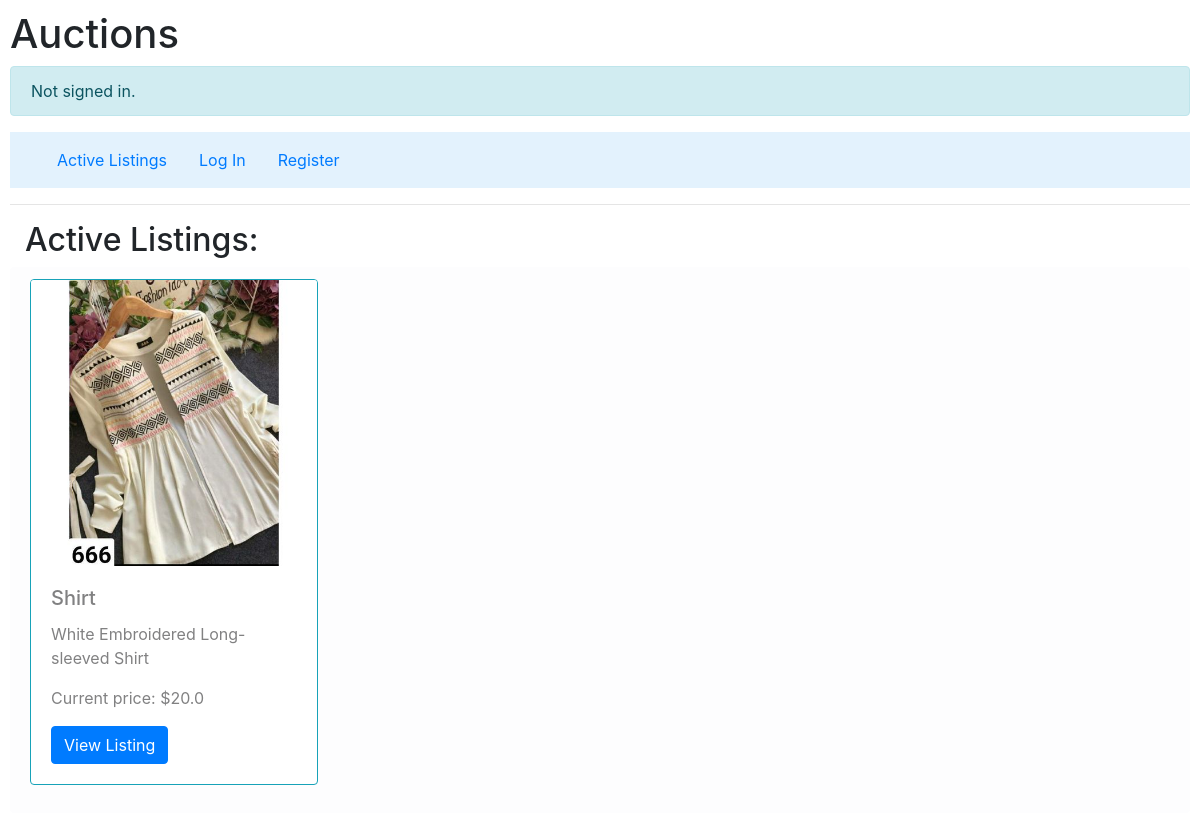
Page /activeListings on the committed database.
### auctions/models.py (models this page shows)
class auctionListing(models.Model):
    title = models.CharField(max_length=64)
    desc = models.CharField(max_length=400)
    startingBid = models.FloatField()
    active = models.BooleanField(default=True)
    image = models.ImageField(null=True, blank = True, default='image.png')
    categoryType = models.CharField(max_length=1, default=Categories[0][1] , choices=Categories)
    listingOwner = models.ForeignKey(User, on_delete=models.CASCADE , related_name="listingOwner")
    usersWatching = models.ManyToManyField(User, blank=True, related_name="listingsWatched")
    comments = models.ManyToManyField(Comments, blank=True, related_name="comments")
    bids = models.ManyToManyField(bids, blank=True, related_name="bids")
    closed = models.BooleanField(default=False)
    buyer = models.ForeignKey(User, null=True, blank=True, on_delete=models.CASCADE ,related_name="buyer")
    winner = models.ForeignKey(User, null=True, blank=True, on_delete=models.CASCADE , related_name="winner")

### auctions/views.py (the view)
# urls.py: path("activeListings", views.activeListings, name="activeListings"),
def activeListings(req):
    listings = auctionListing.objects.filter(active=True).all()
    return render(req, "auctions/index.html", {
        "listings" : listings
    })

### auctions/templates/auctions/index.html
{% extends "auctions/auctionLists.html" %}
{% block inside %}
<h2 style="margin-left: 15px;">Active Listings:</h2>
{% endblock %}

### auctions/templates/auctions/auctionLists.html (shortened to what this page needs)
{% extends "auctions/layout.html" %}
{% block body %}
{% block inside %}
{% endblock %}
<ul class="list-group">
    {% for listing in listings%}
    <li class="list-group-item list-group-item-light" style="border: 10px;">
<div class="card card border-info mb-3" style="width: 18rem;">
    {%if listing.image.url is not None %}
    <img src="{{ listing.image.url }} " class="card-img-top" alt="...">
    {%else%}
    {% load static %}
    {%endif%}
    <div class="card-body">
      <h5 class="card-title">{{ listing.title }}</h5>
      <p class="card-text">{{ listing.desc }}</p>
      <p class="card-text"><p>Current price: ${{ listing.startingBid }}</p>
      <a href="{% url 'listing' listing.id %}" class="btn btn-primary">View Listing</a>
    </div>
</div>
</li>
{% empty %}
<li>
    No listings here.
</li>
{% endfor %}
</ul>
{% endblock %}

### auctions/static/auctions/styles.css (style rules this page uses)
body { padding: 10px; }

### rows in the picture
auctionListing: image (picture), title "Shirt", desc "White Embroidered Long-sleeved Shirt", startingBid "20.0"
